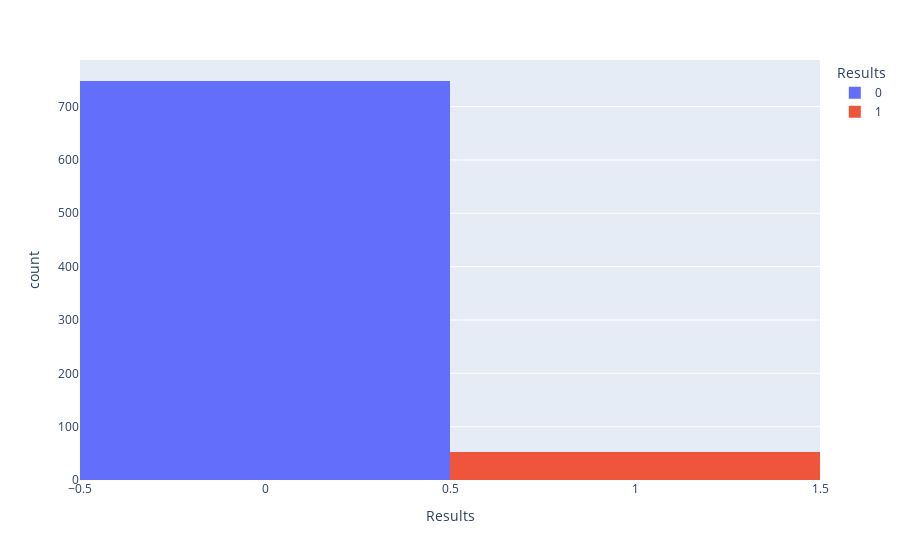

This figure's notebook cell:
### Code cell
px.histogram(data_frame = df5, x= "Results", color= "Results")

### Figure 1 — Plotly figure (JSON) as saved in the notebook; plotly's stock layout.template omitted (floating-point values rounded to 4 significant figures; data arrays with more than 128 entries replaced by an {"elided": "..."} marker saying what was removed)
{"data": [{"alignmentgroup": "True", "bingroup": "x", "hovertemplate": "Results=%{x}<br>count=%{y}<extra></extra>", "legendgroup": "0", "marker": {"color": "#636efa", "pattern": {"shape": ""}}, "name": "0", "offsetgroup": "0", "orientation": "v", "showlegend": true, "type": "histogram", "x": {"elided": "748 int values"}, "xaxis": "x", "yaxis": "y"}, {"alignmentgroup": "True", "bingroup": "x", "hovertemplate": "Results=%{x}<br>count=%{y}<extra></extra>", "legendgroup": "1", "marker": {"color": "#EF553B", "pattern": {"shape": ""}}, "name": "1", "offsetgroup": "1", "orientation": "v", "showlegend": true, "type": "histogram", "x": [1, 1, 1, 1, 1, 1, 1, 1, 1, 1, 1, 1, 1, 1, 1, 1, 1, 1, 1, 1, 1, 1, 1, 1, 1, 1, 1, 1, 1, 1, 1, 1, 1, 1, 1, 1, 1, 1, 1, 1, 1, 1, 1, 1, 1, 1, 1, 1, 1, 1, 1, 1], "xaxis": "x", "yaxis": "y"}], "layout": {"autosize": true, "barmode": "relative", "legend": {"title": {"text": "Results"}, "tracegroupgap": 0}, "margin": {"t": 60}, "xaxis": {"anchor": "y", "autorange": true, "categoryarray": [0, 1], "categoryorder": "array", "domain": [0, 1], "range": [-0.5, 1.5], "title": {"text": "Results"}, "type": "linear"}, "yaxis": {"anchor": "x", "autorange": true, "domain": [0, 1], "range": [0, 787.4], "title": {"text": "count"}}}}
